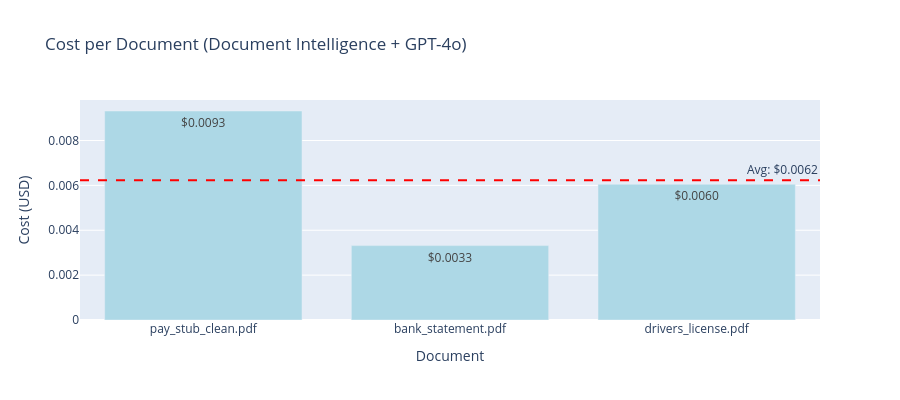

Notebook cell for this chart:
### Code cell
# Batch cost analysis: Process 10 documents
import plotly.graph_objects as go

print("="*80)
print("BATCH PROCESSING COST ANALYSIS")
print("="*80)

# Reset cost tracker for clean batch analysis
cost_tracker.reset()

# Create new agents with fresh cost tracker
batch_extractor = DocumentIntelligenceExtractor(cost_tracker=cost_tracker)
batch_normalizer = FieldNormalizer(cost_tracker=cost_tracker)

# Process available sample documents
sample_docs = [
    (pay_stub_path, DocumentType.PAY_STUB),
    (bank_statement_path, DocumentType.BANK_STATEMENT),
    (license_path, DocumentType.DRIVERS_LICENSE),
]

batch_costs = []

for i, (doc_path, doc_type) in enumerate(sample_docs):
    if doc_path.exists():
        print(f"\n[{i+1}/{len(sample_docs)}] Processing {doc_path.name}...")
        
        # Extract
        extraction = batch_extractor.analyze_document(
            document_path=str(doc_path),
            document_type=doc_type,
            application_id=f"BATCH-{i+1:03d}"
        )
        
        # Normalize
        normalized, _, _ = batch_normalizer.normalize(
            raw_data=extraction.structured_data,
            document_type=doc_type,
            document_id=extraction.document_id
        )
        
        # Get cost for this document
        doc_cost = cost_tracker.get_cost_by_document(extraction.document_id)
        batch_costs.append({
            'document': doc_path.name,
            'type': doc_type.value,
            'cost': doc_cost
        })
        
        print(f"  ✓ Cost: ${doc_cost:.6f}")

# Display batch summary
print("\n" + "="*80)
print("BATCH SUMMARY")
print("="*80)

breakdown = cost_tracker.get_cost_breakdown()
print(f"\nTotal Documents: {breakdown['document_count']}")
print(f"Total Cost: ${breakdown['total_cost']:.6f}")
print(f"Avg Cost per Document: ${breakdown['avg_cost_per_document']:.6f}")
print(f"\nCost Breakdown:")
print(f"  Document Intelligence: ${breakdown['document_intelligence_cost']:.6f}")
print(f"  GPT-4o: ${breakdown['gpt4o_cost']:.6f}")

# Create cost visualization
if batch_costs:
    fig = go.Figure()
    
    # Add bar chart
    fig.add_trace(go.Bar(
        x=[item['document'] for item in batch_costs],
        y=[item['cost'] for item in batch_costs],
        text=[f"${item['cost']:.4f}" for item in batch_costs],
        textposition='auto',
        marker_color='lightblue'
    ))
    
    # Add average line
    avg_cost = breakdown['avg_cost_per_document']
    fig.add_hline(
        y=avg_cost,
        line_dash="dash",
        line_color="red",
        annotation_text=f"Avg: ${avg_cost:.4f}",
        annotation_position="top right"
    )
    
    fig.update_layout(
        title="Cost per Document (Document Intelligence + GPT-4o)",
        xaxis_title="Document",
        yaxis_title="Cost (USD)",
        showlegend=False,
        height=400
    )
    
    fig.show()

print("\n✅ Batch cost analysis complete!")

### Figure 1 — Plotly figure (JSON) as saved in the notebook; plotly's stock layout.template omitted (floating-point values rounded to 4 significant figures)
{"data": [{"marker": {"color": "lightblue"}, "text": ["$0.0093", "$0.0033", "$0.0060"], "textposition": "auto", "type": "bar", "x": ["pay_stub_clean.pdf", "bank_statement.pdf", "drivers_license.pdf"], "y": [0.009315, 0.003315, 0.00605]}], "layout": {"annotations": [{"showarrow": false, "text": "Avg: $0.0062", "x": 1, "xanchor": "right", "xref": "x domain", "y": 0.006227, "yanchor": "bottom", "yref": "y"}], "height": 400, "shapes": [{"line": {"color": "red", "dash": "dash"}, "type": "line", "x0": 0, "x1": 1, "xref": "x domain", "y0": 0.006227, "y1": 0.006227, "yref": "y"}], "showlegend": false, "title": {"text": "Cost per Document (Document Intelligence + GPT-4o)"}, "xaxis": {"title": {"text": "Document"}}, "yaxis": {"title": {"text": "Cost (USD)"}}}}
